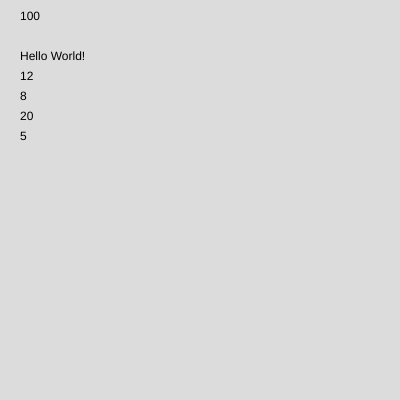
Frame 1 (no input)
Frame 60 (no input): identical to frame 1, image omitted
Frame 120 (the mouse pressed at the canvas centre since frame 60): identical to frame 1, image omitted

The p5.js sketch that drew this single still picture (run headless with seeded random() and noise() and a simulated clock; from frame 60 on, the mouse is pressed at the canvas centre):

// p5.js sketch
// ── sketch.js
// alle variables
let x = 100
let greeting = "Hello World!"
let a = 10
let b = 2
let optellen = a + b
let aftrekken = a - b
let vermenigvuldigen = a * b
let delen = a / b
let y = 80
let rng

function setup() {
  createCanvas(400, 400);
}

function draw() {
  background(220);
  // alle text
  text (x, 20, 20)
  text (greeting, 20, 60)
  text (optellen, 20, y)
  text (aftrekken, 20, y + 20)
  text (vermenigvuldigen, 20, y + 40)
  text (delen, 20, y + 60)
  text (rng, 200, 200)
}

  function mouseClicked ( ) 
  {
  rng = random(0, 1000)
}
